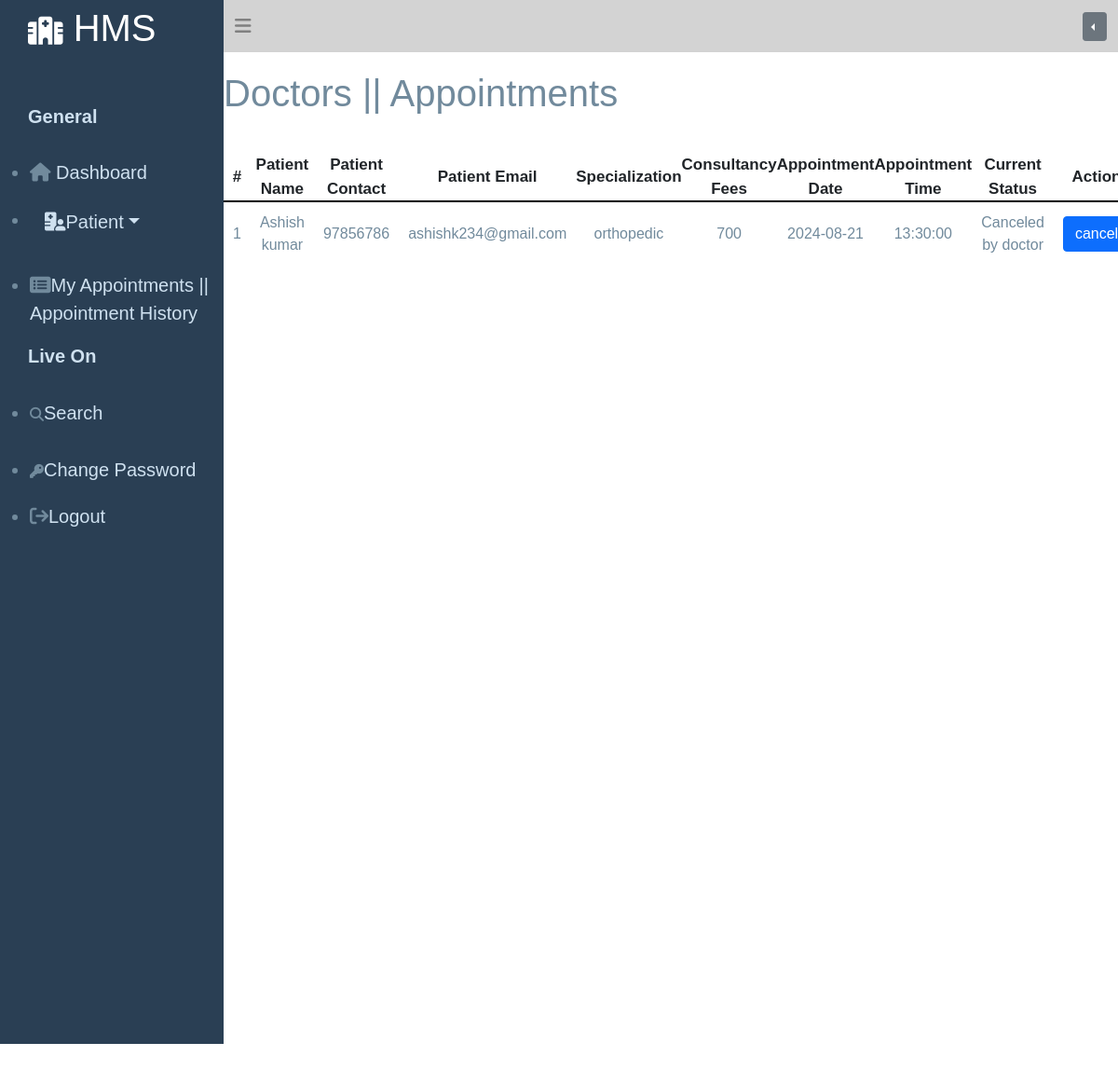
The app's page /doctors/apoint_hist.php (signed in) with its own data.
### tables this page shows
CREATE TABLE `appointment` (
  `id` int(11) NOT NULL,
  `user_name` varchar(20) NOT NULL,
  `user_email` varchar(40) NOT NULL,
  `user_contact` bigint(10) NOT NULL,
  `specialization` varchar(20) NOT NULL,
  `doctor_name` varchar(50) NOT NULL,
  `fees` bigint(6) NOT NULL,
  `appoint_date` date NOT NULL,
  `appoint_time` time NOT NULL,
  `user_status` int(10) NOT NULL,
  `doc_status` int(10) NOT NULL
);

### logic.php (called while the page is built, shortened)
<?php
class mydb{
  function dbconct(){
      $this->host="127.0.0.1";
      $this->username="root";
      $this->password="";
      $this->dbname="hosp";
      $myconn=new mysqli($this->host,$this->username,$this->password,$this->dbname);
      return $myconn;
        }
  }
  class myselectquery1 extends mydb{
    public function slctdt1($table1,$condition1){
      $data1="SELECT * FROM $table1 WHERE $condition1";
      $slct_query1=$this->dbconct()->query($data1);
      if($slct_query1->num_rows>0){
        while($getrow=$slct_query1->fetch_assoc()){
          $getresult[]=$getrow;
        }
        return $getresult;
      }
    }
  }
?>

### doctors/apoint_hist.php (the view, shortened to what this page needs)
<!DOCTYPE html>
<html lang="en">
<head>
  <link rel="stylesheet" href="../style.css">
  <link rel="stylesheet" href="https://cdnjs.cloudflare.com/ajax/libs/font-awesome/6.6.0/css/all.min.css" />
  <link href="https://cdn.jsdelivr.net/npm/bootstrap@5.0.2/dist/css/bootstrap.min.css" rel="stylesheet">
</head>
<body>
<div class="sidebar">
  <?php
  include "../logic.php";
  include "sidebar.php";
   ?>
</div>
<div class="navb">
  <div class="bar">
<?php include "header.php"; ?>
</div>
<div class="data">
<h1 style="color:rgb(113,138,156); margin-top:20px;">Doctors || Appointments</h1>
<div class="hist">
<?php
   $dname=$_SESSION['doc_name'];
  $myobj=new myselectquery1();
  $table1="appointment";
  $condition1="doctor_name='$dname'";
  $count=1;
  $slct1=$myobj->slctdt1($table1,$condition1);
   echo '<table class="data_table">';
   echo '
   <tr>
      <th>#</th>
      <th>Patient Name</th>
      <th>Patient Contact</th>
      <th>Patient Email</th>
      <th>Specialization</th>
      <th>Consultancy Fees</th>
      <th>Appointment Date</th>
      <th>Appointment Time</th>
      <th>Current Status</th>
      <th>Action</th>
    </tr>
   ';
   if(isset($slct1[0])){
    foreach($slct1 as $app){
        if(($app['doc_status']==1) && $app['user_status']==0){
          $valu="Canceled by doctor";
        }
      echo '
      <tr>
      <td>'.$count.'</td>
      <td>'.$app['user_name'].'</td>
      <td>'.$app['user_contact'].'</td>
      <td>'.$app['user_email'].'</td>
      <td>'.$app['specialization'].'</td>
      <td>'.$app['fees'].'</td>
      <td>'.$app['appoint_date'].'</td>
      <td>'.$app['appoint_time'].'</td>
      <td>'.$valu.'</td>
      <td><form action="#" method="post">
      <input type="submit" class="btn btn-primary" name="cancel" value="cancel" onclick="return check()">
      </form>
      </td>
      </tr>
      ';
      $count=$count+1;
    }
}
    echo '</table>';
?>
</div>
</div>
</div>
</body>
</html>

### style.css (style rules this page uses)
* { margin:0; padding:0; font-family: Arial, Helvetica, sans-serif; }
.sidebar { color:rgb(113, 138, 156); width:20%; height: 70rem; float:left; background-color:rgb(42, 63, 84); }
.navb { width:80%; height:60rem; float: left; }
.hist { margin-top:40px; }
.data_table { width:100%; }
.data_table th { border-bottom:2px solid black; text-align: center; font-size:17px; }
.data_table td { text-align: center; padding:10px 10px; color:rgb(113, 138, 156); }

### records on screen
appointment: user_name "Ashish kumar", user_contact "97856786", user_email "ashishk234@gmail.com", specialization "orthopedic", fees "700", appoint_date "2024-08-21", appoint_time "13:30:00", valu "Canceled by doctor"
